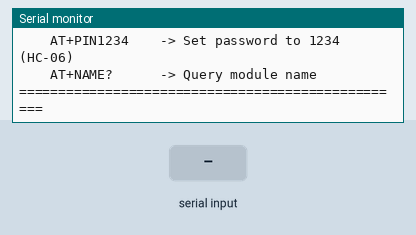
Bench run of a sketch on a simulated Arduino Uno, built with avr-gcc and run on an emulated ATmega328P. Shown: the last lines printed to the serial monitor. The test bench sets the inputs (shaded band). The modem accepts every AT command (registered, SIM ready, sends succeed) and sends nothing else.

Above: at 2.7 s.
2.8 s: "1" received over the second serial link
At 4.0 s:
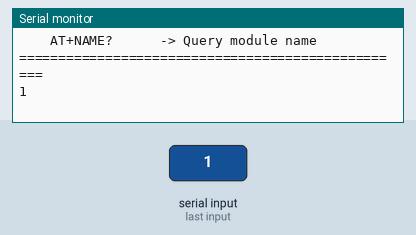
4.3 s: "0" received over the second serial link
At 5.4 s:
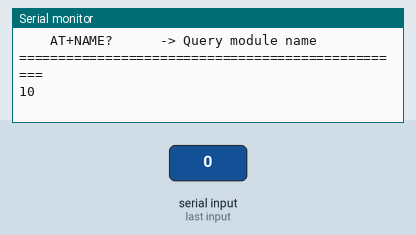

The sketch:

BT_AT_Config.ino
```cpp
#include <Arduino.h>
#include <SoftwareSerial.h>

/*
  ==============================================================================
  HC-05 / HC-06 Bluetooth AT Command & Password Configurator
  ==============================================================================

  Connections (Same as before on Sensor Shield V5):
    - BT TXD -> Arduino Pin 10 (SoftwareSerial RX)
    - BT RXD -> Arduino Pin 11 (SoftwareSerial TX)
    - BT VCC -> 5V
    - BT GND -> GND

  How to enter AT mode on HC-05:
    1. Unplug Arduino power (or disconnect 5V wire from BT module).
    2. Hold down the small tiny button on the HC-05 module (near EN/KEY pin).
    3. Plug Arduino power back in while holding the button.
    4. The onboard LED on HC-05 will blink SLOWLY (once every 2 seconds).
       This indicates it is in AT Command Mode (38400 baud).

  For HC-06:
    - If the red LED on HC-06 is blinking fast (not paired), it is ALREADY in AT mode (9600 baud).
  ==============================================================================
*/

const int BT_RX_PIN = 10;
const int BT_TX_PIN = 11;

SoftwareSerial btSerial(BT_RX_PIN, BT_TX_PIN);

void setup() {
  Serial.begin(115200);
  while (!Serial) { ; }
  delay(1000);

  Serial.println(F("=================================================="));
  Serial.println(F("   HC-05 / HC-06 BLUETOOTH AT COMMAND CONFIGURATOR"));
  Serial.println(F("=================================================="));

  // Try 38400 first (Default AT mode speed for HC-05)
  btSerial.begin(38400);

  Serial.println(F("1. Attempting AT ping at 38400 baud (HC-05 AT mode)..."));
  btSerial.print("AT\r\n");
  delay(500);

  bool responded = false;
  while (btSerial.available()) {
    char c = btSerial.read();
    Serial.write(c);
    responded = true;
  }

  if (!responded) {
    Serial.println(F("\nNo response at 38400. Trying 9600 baud (HC-06 / default mode)..."));
    btSerial.begin(9600);
    btSerial.print("AT\r\n");
    btSerial.print("AT\r");
    btSerial.print("AT");
    delay(500);

    while (btSerial.available()) {
      char c = btSerial.read();
      Serial.write(c);
    }
  }

  Serial.println(F("\n\n=================================================="));
  Serial.println(F("  SERIAL PASSTHROUGH READY"));
  Serial.println(F("  Select 'Both NL & CR' at 115200 in Serial Monitor"));
  Serial.println(F("  Common AT Commands:"));
  Serial.println(F("    AT            -> Test connection (Returns OK)"));
  Serial.println(F("    AT+PSWD?      -> Query password (HC-05)"));
  Serial.println(F("    AT+PSWD=\"1234\" -> Set password to 1234 (HC-05)"));
  Serial.println(F("    AT+PIN1234    -> Set password to 1234 (HC-06)"));
  Serial.println(F("    AT+NAME?      -> Query module name"));
  Serial.println(F("==================================================\n"));
}

void loop() {
  // Read from Bluetooth module and send to Serial Monitor
  if (btSerial.available()) {
    Serial.write(btSerial.read());
  }

  // Read from Serial Monitor and send to Bluetooth module
  if (Serial.available()) {
    btSerial.write(Serial.read());
  }
}
```

Measured:
- after the input at 2.8 s, the serial monitor: prints a new line at once (image 1)
- after the input at 4.3 s, the serial monitor: prints a new line at once (image 2)
